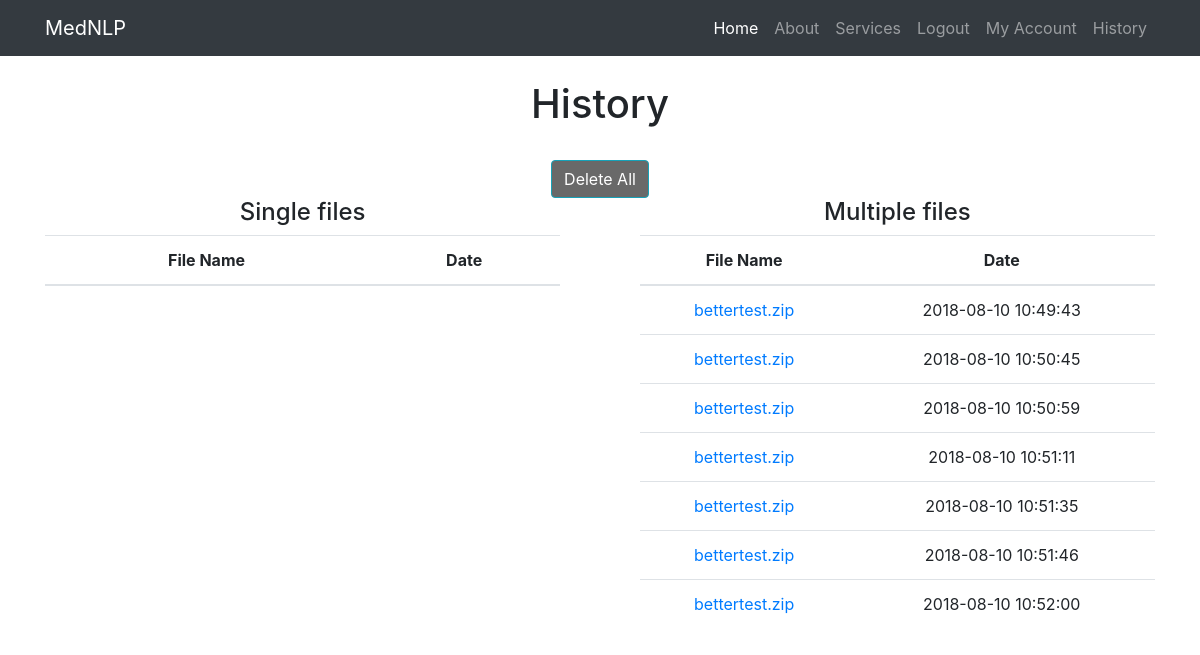
The page /history (signed in) on the database its author committed.
### models.py (models this page shows, shortened)
class Group_Upload(db.Model):
    container_name = db.Column(db.String(256), primary_key=True)
    compressed_file_name_short_with_extension = db.Column(db.String(256))
    date_created = db.Column(db.DateTime, default=func.now())
    compressed_file_name_long_with_extension = db.Column(db.String(256))
    user_id = db.Column(db.Integer, db.ForeignKey("user.id"), nullable=False)

### main.py (the view)
@app.route('/history')
@login_required
def history():
    current_username  = current_user.username
    user = User.query.filter_by(username=current_username).first()
    user_id = user.id
    single_files = Single_Upload.query.filter_by(user_id=user_id)
    group_files = Group_Upload.query.filter_by(user_id=user_id)
    return render_template('history.html', title='History', single_files = single_files, group_files = group_files)

### main.py (called while the page is built)
@login_settings.user_loader
def load_user(id):
    return User.query.get(int(id))

### templates/history.html (shortened to what this page needs)
{% extends "header.html" %} {% block content %}
<br>
<h1>History</h1>
<br>
<form action="{{ url_for('delete_all') }}">
    <button type="submit"  name = "Submit" class="btn btn-info" style="color:white; background-color:dimgray"> Delete All </button>
</form>
<div class="row">
  <div class="col-sm">
    <h4> Single files</h4>
    <table class="table table-hover">
      <thead>
        <tr>
          <th scope="col">File Name</th>
          <th scope="col">Date</th>
        </tr>
      </thead>
    </table>
  </div>
  <div class="col-sm">
    <h4> Multiple files</h4>
    <table class="table table-hover">
      <thead>
        <tr>
          <th scope="col">File Name</th>
          <th scope="col">Date</th>
        </tr>
      </thead>
      <tbody>
        {% for file in group_files %}
        <tr>
          <td>
            <a href="{{ url_for('history_group', container_name=file.container_name) }}"> {{file.compressed_file_name_short_with_extension}} </a>
          </td>
          <td>{{file.date_created}}</td>
        </tr>
        {% endfor %}
      </tbody>
    </table>
  </div>
   {% endblock %}

### templates/header.html (style rules this page uses)
body { padding-top: 54px; padding-bottom: 50px; }
@media (min-width: 992px) { body { padding-top: 56px; padding-bottom: 50px; } }

### rows shown on the page
Group_Upload: compressed_file_name_short_with_extension "bettertest.zip", date_created "2018-08-10 10:49:43"
Group_Upload: compressed_file_name_short_with_extension "bettertest.zip", date_created "2018-08-10 10:50:45"
Group_Upload: compressed_file_name_short_with_extension "bettertest.zip", date_created "2018-08-10 10:50:59"
Group_Upload: compressed_file_name_short_with_extension "bettertest.zip", date_created "2018-08-10 10:51:11"
Group_Upload: compressed_file_name_short_with_extension "bettertest.zip", date_created "2018-08-10 10:51:35"
Group_Upload: compressed_file_name_short_with_extension "bettertest.zip", date_created "2018-08-10 10:51:46"
Group_Upload: compressed_file_name_short_with_extension "bettertest.zip", date_created "2018-08-10 10:52:00"
